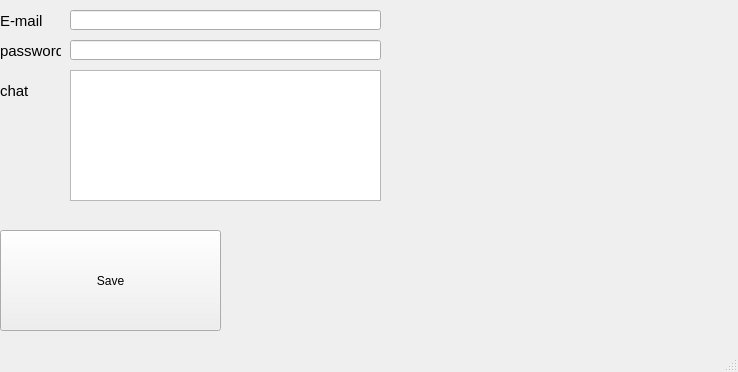
<?xml version="1.0" encoding="UTF-8"?>
<ui version="4.0">
 <class>MainWindow</class>
 <widget class="QMainWindow" name="MainWindow">
  <property name="geometry">
   <rect>
    <x>0</x>
    <y>0</y>
    <width>738</width>
    <height>372</height>
   </rect>
  </property>
  <property name="windowTitle">
   <string>MainWindow</string>
  </property>
  <widget class="QWidget" name="centralwidget">
   <widget class="QPushButton" name="pushButton">
    <property name="geometry">
     <rect>
      <x>0</x>
      <y>230</y>
      <width>221</width>
      <height>101</height>
     </rect>
    </property>
    <property name="text">
     <string>Save</string>
    </property>
   </widget>
   <widget class="QLabel" name="label">
    <property name="geometry">
     <rect>
      <x>0</x>
      <y>10</y>
      <width>61</width>
      <height>21</height>
     </rect>
    </property>
    <property name="font">
     <font>
      <pointsize>11</pointsize>
     </font>
    </property>
    <property name="text">
     <string>E-mail</string>
    </property>
   </widget>
   <widget class="QLineEdit" name="lineEdit">
    <property name="geometry">
     <rect>
      <x>70</x>
      <y>10</y>
      <width>311</width>
      <height>20</height>
     </rect>
    </property>
   </widget>
   <widget class="QLabel" name="label_2">
    <property name="geometry">
     <rect>
      <x>0</x>
      <y>40</y>
      <width>61</width>
      <height>21</height>
     </rect>
    </property>
    <property name="font">
     <font>
      <pointsize>11</pointsize>
     </font>
    </property>
    <property name="text">
     <string>password</string>
    </property>
   </widget>
   <widget class="QLineEdit" name="lineEdit_2">
    <property name="geometry">
     <rect>
      <x>70</x>
      <y>40</y>
      <width>311</width>
      <height>20</height>
     </rect>
    </property>
   </widget>
   <widget class="QPlainTextEdit" name="plainTextEdit">
    <property name="geometry">
     <rect>
      <x>70</x>
      <y>70</y>
      <width>311</width>
      <height>131</height>
     </rect>
    </property>
   </widget>
   <widget class="QLabel" name="label_3">
    <property name="geometry">
     <rect>
      <x>0</x>
      <y>80</y>
      <width>61</width>
      <height>21</height>
     </rect>
    </property>
    <property name="font">
     <font>
      <pointsize>11</pointsize>
     </font>
    </property>
    <property name="text">
     <string>chat</string>
    </property>
   </widget>
  </widget>
  <widget class="QMenuBar" name="menubar">
   <property name="geometry">
    <rect>
     <x>0</x>
     <y>0</y>
     <width>738</width>
     <height>21</height>
    </rect>
   </property>
  </widget>
  <widget class="QStatusBar" name="statusbar"/>
 </widget>
 <resources/>
 <connections/>
</ui>
